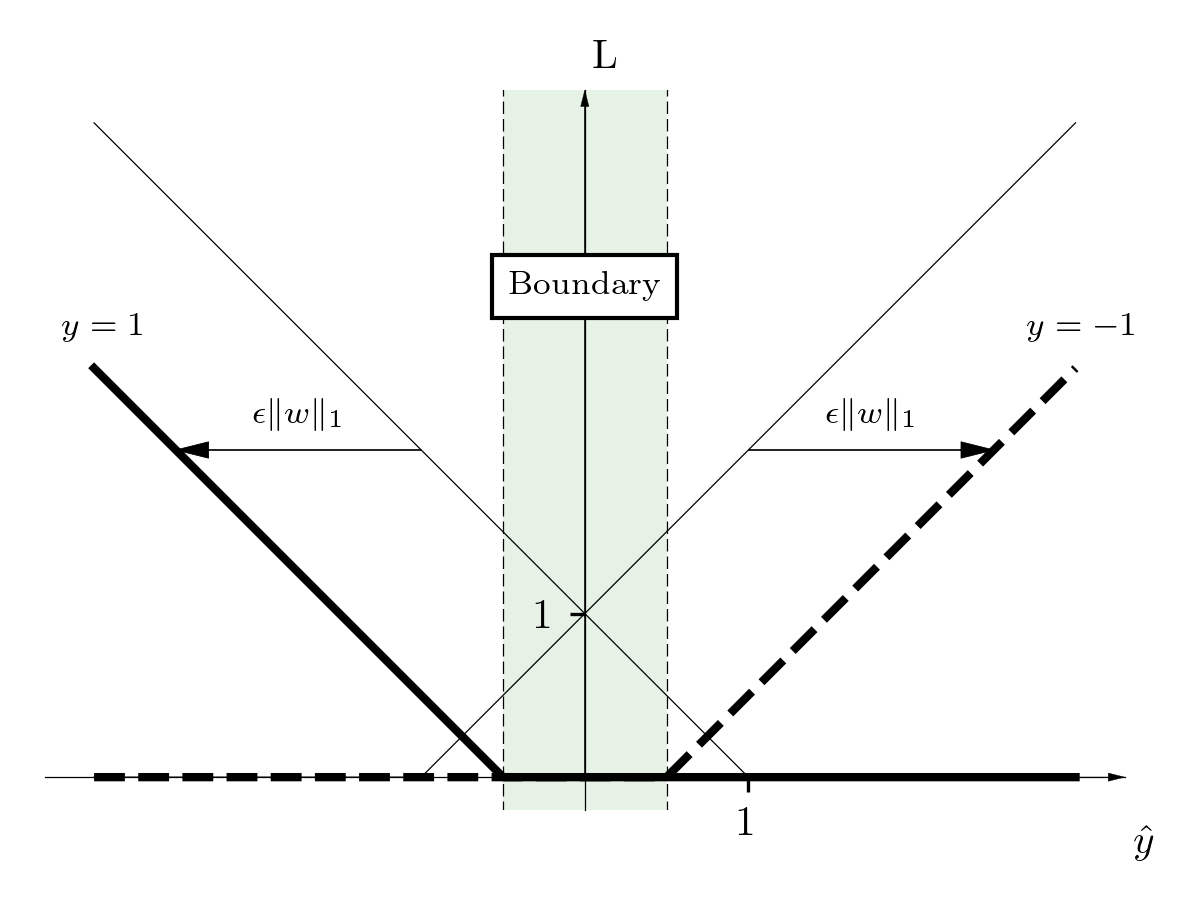

The Python source for this figure:
import numpy as np
from matplotlib import pyplot as plt
plt.rc('text', usetex=True)
plt.rc('font', family='serif')


# Collect data
x = np.linspace(-3, 3, num=1000)
y0 = (1+x).clip(min=0)
y0_shifted = (1+x-1.5).clip(min=0)

y1 = (1-x).clip(min=0)
y1_shifted = (1-x-1.5).clip(min=0)

# Build figure
fig, ax = plt.subplots(figsize=[4, 3])

# Plot data
ax.plot(x, y0, color='black', linewidth=.3)
ax.plot(x, y1, color='black', linewidth=.3)

# Plot shifted
ax.arrow(-1, 2, -1.3, 0, head_width=.1, head_length=.2, linewidth=.2, color='black')
ax.text(-1.75, 2.1, r'$\epsilon \| w \|_1$', size=8, ha="center", va="bottom")
ax.plot(x, y1_shifted, color='black', linewidth=2)
ax.arrow(1, 2, 1.3, 0, head_width=.1, head_length=.2, linewidth=.2, color='black')
ax.text(1.75, 2.1, r'$\epsilon \| w \|_1$', size=8, ha="center", va="bottom")
ax.plot(x, y0_shifted, color='black', linewidth=2, linestyle='--')


# Plot soft-margin
ymin, ymax = ax.get_ylim()
ax.axvspan(-.5, .5, alpha=.1, facecolor='green')
ax.axvline(.5, ymin, ymax, linestyle='--', linewidth=.3, dashes=[10, 4], color='black')
ax.axvline(-.5, ymin, ymax, linestyle='--', linewidth=.3, dashes=[10, 4], color='black')
ax.text(0, 3, r'Boundary', size=8, ha="center", va="center",
        bbox=dict(facecolor='white'))

# Reduce number of ticks
ax.set_xticks([1])
ax.set_yticks([1])

# Set labels
ax.set_xlabel(r'$\hat{y}$')
ax.set_ylabel(r'L', rotation=0)

# Add texts
ax.text(-3.2, 2.7, r'$y=1$', size=8)
ax.text(2.7, 2.7, r'$y=-1$', size=8)

# Eliminate upper and right axes
ax.spines['right'].set_color('none')
ax.spines['top'].set_color('none')

# Thicker axes
ax.spines['left'].set_linewidth(0.3)
ax.spines['bottom'].set_linewidth(0.3)

# Move left y-axis and bottom x-axis to centre, passing through (0,0)
ax.spines['left'].set_position('center')
ax.spines['bottom'].set_position('zero')

# Adjust positions of ax labels
ax.xaxis.set_label_coords(1.02, -.02)
ax.yaxis.set_label_coords(.52, 1.02)

# Add head arrows to axes
xmin, xmax = ax.get_xlim()
ymin, ymax = ax.get_ylim()
ax.arrow(0, 0, 0, ymax-.1, head_width=.05, head_length=.1, linewidth=.1, color='black')
ax.arrow(0, 0, xmax-.1, 0, head_width=.05, head_length=.1, linewidth=.1, color='black')

# Make equal aspect
ax.set_aspect('equal')

plt.tight_layout()
name, ext = __file__.split('.')
plt.savefig(f'{name}.png', dpi=300)
